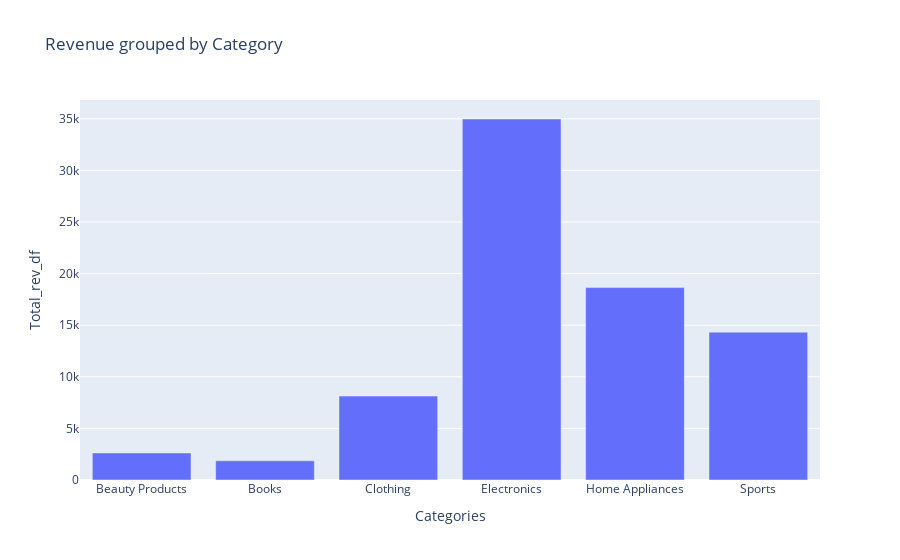

Write notebook code for a chart like this one.
### Code cell
# Chart
fig = px.bar(total_Rev_by_category_grouped, x=total_Rev_by_category_grouped['Categories'], y=total_Rev_by_category_grouped['Total_rev_df'], title='Revenue grouped by Category')
fig.show()

### Figure 1 — Plotly figure (JSON) as saved in the notebook; plotly's stock layout.template omitted (floating-point values rounded to 4 significant figures)
{"data": [{"alignmentgroup": "True", "hovertemplate": "Categories=%{x}<br>Total_rev_df=%{y}<extra></extra>", "legendgroup": "", "marker": {"color": "#636efa", "pattern": {"shape": ""}}, "name": "", "offsetgroup": "", "orientation": "v", "showlegend": false, "textposition": "auto", "type": "bar", "x": ["Beauty Products", "Books", "Clothing", "Electronics", "Home Appliances", "Sports"], "xaxis": "x", "y": [2622.0, 1862.0, 8129.0, 34980.0, 18650.0, 14330.0], "yaxis": "y"}], "layout": {"barmode": "relative", "legend": {"tracegroupgap": 0}, "title": {"text": "Revenue grouped by Category"}, "xaxis": {"anchor": "y", "domain": [0, 1], "title": {"text": "Categories"}}, "yaxis": {"anchor": "x", "domain": [0, 1], "title": {"text": "Total_rev_df"}}}}
